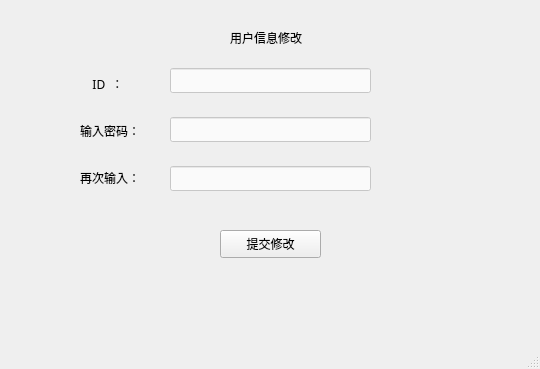
<?xml version="1.0" encoding="UTF-8"?>
<ui version="4.0">
 <class>UserModifyMainWindow</class>
 <widget class="QMainWindow" name="UserModifyMainWindow">
  <property name="geometry">
   <rect>
    <x>0</x>
    <y>0</y>
    <width>540</width>
    <height>369</height>
   </rect>
  </property>
  <property name="windowTitle">
   <string>MainWindow</string>
  </property>
  <property name="styleSheet">
   <string notr="true">#UserModifyMainWindow{
border-image: url(:/mainbackground.jpg);
}
#UserModifyMainWindow *{
border-image: url();
}</string>
  </property>
  <widget class="QWidget" name="centralwidget">
   <widget class="QLabel" name="label">
    <property name="geometry">
     <rect>
      <x>230</x>
      <y>30</y>
      <width>101</width>
      <height>16</height>
     </rect>
    </property>
    <property name="font">
     <font>
      <family>微软雅黑</family>
     </font>
    </property>
    <property name="text">
     <string>用户信息修改</string>
    </property>
   </widget>
   <widget class="QWidget" name="verticalLayoutWidget">
    <property name="geometry">
     <rect>
      <x>170</x>
      <y>50</y>
      <width>201</width>
      <height>161</height>
     </rect>
    </property>
    <layout class="QVBoxLayout" name="verticalLayout">
     <item>
      <widget class="QLineEdit" name="idlineEdit">
       <property name="font">
        <font>
         <family>微软雅黑</family>
        </font>
       </property>
       <property name="styleSheet">
        <string notr="true">background-color: rgba(255, 255, 255, 70%);</string>
       </property>
      </widget>
     </item>
     <item>
      <widget class="QLineEdit" name="pwdlineEdit">
       <property name="font">
        <font>
         <family>微软雅黑</family>
        </font>
       </property>
       <property name="styleSheet">
        <string notr="true">background-color: rgba(255, 255, 255, 70%);</string>
       </property>
      </widget>
     </item>
     <item>
      <widget class="QLineEdit" name="tpwdlineEdit">
       <property name="font">
        <font>
         <family>微软雅黑</family>
        </font>
       </property>
       <property name="styleSheet">
        <string notr="true">background-color: rgba(255, 255, 255, 70%);</string>
       </property>
      </widget>
     </item>
    </layout>
   </widget>
   <widget class="QPushButton" name="pushButton">
    <property name="geometry">
     <rect>
      <x>220</x>
      <y>230</y>
      <width>101</width>
      <height>28</height>
     </rect>
    </property>
    <property name="maximumSize">
     <size>
      <width>111</width>
      <height>16777215</height>
     </size>
    </property>
    <property name="font">
     <font>
      <family>微软雅黑</family>
     </font>
    </property>
    <property name="text">
     <string>提交修改</string>
    </property>
   </widget>
   <widget class="QWidget" name="verticalLayoutWidget_2">
    <property name="geometry">
     <rect>
      <x>80</x>
      <y>50</y>
      <width>101</width>
      <height>161</height>
     </rect>
    </property>
    <layout class="QVBoxLayout" name="verticalLayout_2">
     <item>
      <widget class="QLabel" name="label_2">
       <property name="minimumSize">
        <size>
         <width>72</width>
         <height>15</height>
        </size>
       </property>
       <property name="maximumSize">
        <size>
         <width>72</width>
         <height>15</height>
        </size>
       </property>
       <property name="font">
        <font>
         <family>微软雅黑</family>
        </font>
       </property>
       <property name="text">
        <string>    ID  ：</string>
       </property>
      </widget>
     </item>
     <item>
      <widget class="QLabel" name="label_3">
       <property name="minimumSize">
        <size>
         <width>72</width>
         <height>15</height>
        </size>
       </property>
       <property name="maximumSize">
        <size>
         <width>72</width>
         <height>15</height>
        </size>
       </property>
       <property name="font">
        <font>
         <family>微软雅黑</family>
        </font>
       </property>
       <property name="text">
        <string>输入密码：</string>
       </property>
      </widget>
     </item>
     <item>
      <widget class="QLabel" name="label_4">
       <property name="minimumSize">
        <size>
         <width>72</width>
         <height>15</height>
        </size>
       </property>
       <property name="maximumSize">
        <size>
         <width>72</width>
         <height>15</height>
        </size>
       </property>
       <property name="font">
        <font>
         <family>微软雅黑</family>
        </font>
       </property>
       <property name="text">
        <string>再次输入：</string>
       </property>
      </widget>
     </item>
    </layout>
   </widget>
  </widget>
  <widget class="QMenuBar" name="menubar">
   <property name="geometry">
    <rect>
     <x>0</x>
     <y>0</y>
     <width>540</width>
     <height>26</height>
    </rect>
   </property>
  </widget>
  <widget class="QStatusBar" name="statusbar"/>
 </widget>
 <resources/>
 <connections/>
</ui>
